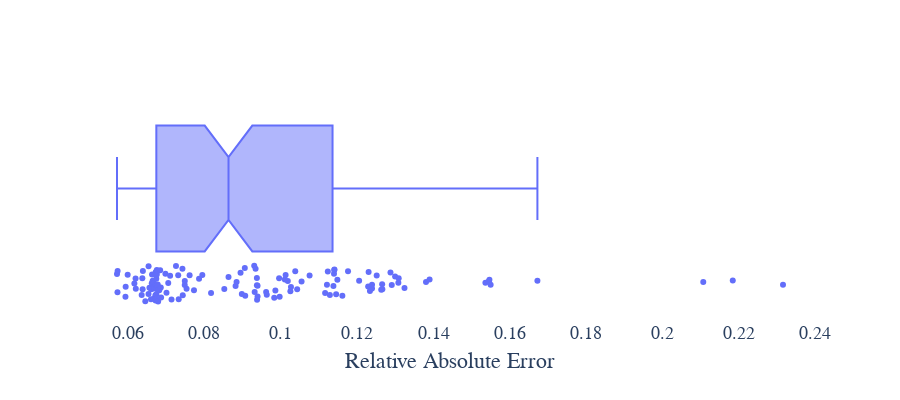

Write notebook code for a chart like this one.
### Markdown cell above
# Boxplot for Relative Absolute Error of Model Arteries

### Code cell
fig = px.box(quants, x="RAE_C", points='all', width=900, height=400,
             labels={"RAE_C": "Relative Absolute Error"}, 
             notched=True)

fig.update_layout(
    paper_bgcolor='white',  # Clean white background
    plot_bgcolor='white',  # White plot background to avoid distractions
    title_font=dict(size=16, color='black', family='Arial'),  # Professional font settings
    xaxis_title_text='Relative Absolute Error',  # Clear and concise axis title
    xaxis=dict(
        title_standoff=10,
        tickfont=dict(family='Arial', size=18),
        title_font=dict(family='Arial', size=22)
    ),
)

pio.write_image(fig, 'results/run1/results/RAE_boxplot.png', 
                format='png', width=1080, height=720)
fig.show()

### Figure 1 — Plotly figure (JSON) as saved in the notebook; plotly's stock layout.template omitted (floating-point values rounded to 4 significant figures; data arrays with more than 128 entries replaced by an {"elided": "..."} marker saying what was removed)
{"data": [{"alignmentgroup": "True", "boxpoints": "all", "hovertemplate": "Relative Absolute Error=%{x}<extra></extra>", "legendgroup": "", "marker": {"color": "#636efa"}, "name": "", "notched": true, "offsetgroup": "", "orientation": "h", "showlegend": false, "type": "box", "x": {"elided": "135 float values"}, "x0": " ", "xaxis": "x", "y0": " ", "yaxis": "y"}], "layout": {"boxmode": "group", "height": 400, "legend": {"tracegroupgap": 0}, "margin": {"t": 60}, "paper_bgcolor": "white", "plot_bgcolor": "white", "title": {"font": {"color": "black", "family": "Arial", "size": 16}}, "width": 900, "xaxis": {"anchor": "y", "domain": [0, 1], "tickfont": {"family": "Arial", "size": 18}, "title": {"font": {"family": "Arial", "size": 22}, "standoff": 10, "text": "Relative Absolute Error"}}, "yaxis": {"anchor": "x", "domain": [0, 1]}}}
